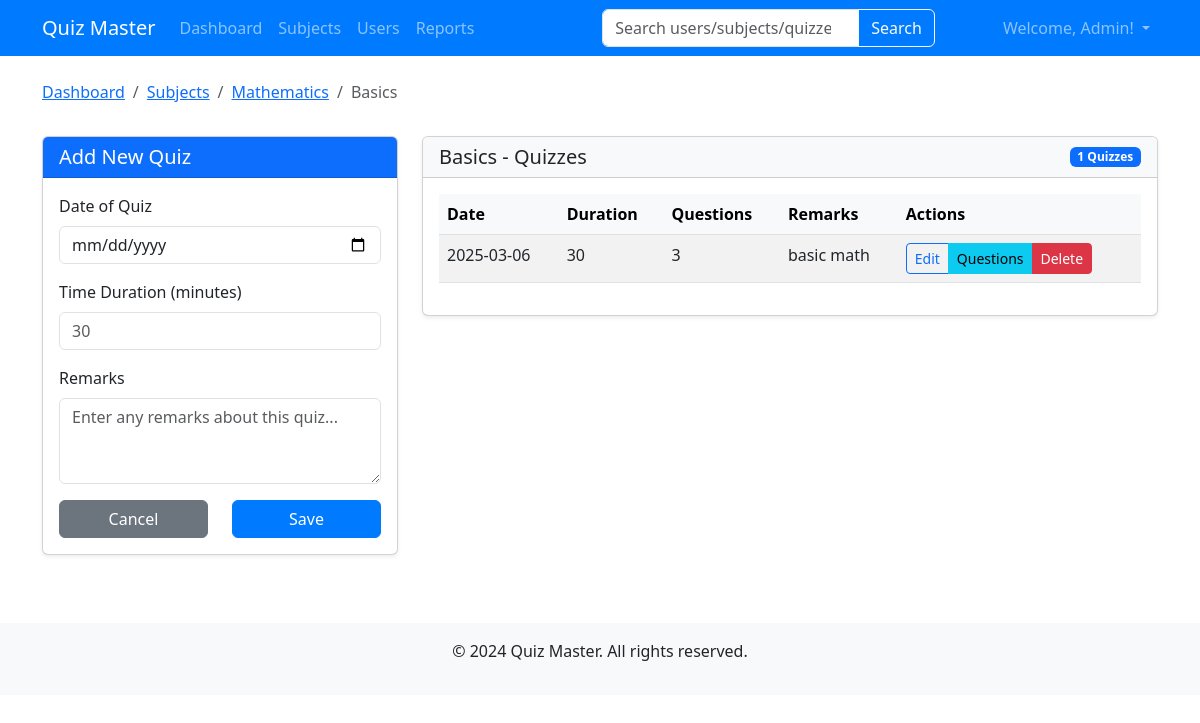
Page /admin/chapters/3/quizzes (signed in) on the committed database.
### models.py (models this page shows, shortened)
class User(db.Model,UserMixin):
    id = db.Column(db.Integer, primary_key=True)
    email = db.Column(db.String(120), unique=True, nullable=False)
    password = db.Column(db.String(200), nullable=False)
    full_name = db.Column(db.String(100), nullable=False)
    qualification = db.Column(db.String(100), nullable=True)
    dob = db.Column(db.String(20), nullable=True)
    is_admin = db.Column(db.Boolean, default=False)
    scores = db.relationship('Score', backref='user', lazy=True, cascade="all, delete-orphan")

class Subject(db.Model):
    id = db.Column(db.Integer, primary_key=True)
    name = db.Column(db.String(100), nullable=False)
    description = db.Column(db.Text, nullable=True)
    chapters = db.relationship('Chapter', backref='subject', lazy=True, cascade="all, delete-orphan")

class Chapter(db.Model):
    id = db.Column(db.Integer, primary_key=True)
    name = db.Column(db.String(100), nullable=False)
    description = db.Column(db.Text, nullable=True)
    subject_id = db.Column(db.Integer, db.ForeignKey('subject.id'), nullable=False)
    quizzes = db.relationship('Quiz', backref='chapter', lazy=True, cascade="all, delete-orphan")

class Quiz(db.Model):
    id = db.Column(db.Integer, primary_key=True)
    chapter_id = db.Column(db.Integer, db.ForeignKey('chapter.id'), nullable=False)
    date_of_quiz = db.Column(db.String(20), nullable=False)
    time_duration = db.Column(db.String(10), nullable=False)
    remarks = db.Column(db.Text, nullable=True)
    questions = db.relationship('Question', backref='quiz', lazy=True, cascade="all, delete-orphan")
    scores = db.relationship('Score', backref='quiz', lazy=True, cascade="all, delete-orphan")

### routes/admin.py (the view)
@admin.route('/chapters/<int:chapter_id>/quizzes')
@login_required
def quizzes(chapter_id):
    chapter = Chapter.query.get_or_404(chapter_id)
    quizzes = Quiz.query.filter_by(chapter_id=chapter_id).all()
    return render_template('admin/quizzes.html', chapter=chapter, quizzes=quizzes)

### app.py (called while the page is built)
@login_manager.user_loader
def load_user(user_id):
    return User.query.get(int(user_id))

### routes/admin.py (called while the page is built)
@admin.before_request
def check_admin():
    if not current_user.is_authenticated or not current_user.is_admin:
        flash('You must be an admin to access this page.')
        return redirect(url_for('auth.login'))

### templates/admin/quizzes.html (shortened to what this page needs)
{% extends 'base.html' %}
{% block content %}
<div class="row mb-3">
    <div class="col-12">
        <nav aria-label="breadcrumb">
            <ol class="breadcrumb">
                <li class="breadcrumb-item"><a href="{{ url_for('admin.dashboard') }}">Dashboard</a></li>
                <li class="breadcrumb-item"><a href="{{ url_for('admin.subjects') }}">Subjects</a></li>
                <li class="breadcrumb-item"><a href="{{ url_for('admin.chapters', subject_id=chapter.subject_id) }}">{{ chapter.subject.name }}</a></li>
                <li class="breadcrumb-item active" aria-current="page">{{ chapter.name }}</li>
            </ol>
        </nav>
    </div>
</div>
<div class="row">
    <div class="col-md-4">
        <div class="card shadow-sm">
            <div class="card-header bg-primary text-white">
                <h5 class="mb-0">Add New Quiz</h5>
            </div>
            <div class="card-body">
                <form method="POST" action="{{ url_for('admin.add_quiz', chapter_id=chapter.id) }}">
                    <div class="mb-3">
                        <label for="date" class="form-label">Date of Quiz</label>
                        <input type="date" class="form-control" id="date" name="date" required>
                    </div>
                    <div class="mb-3">
                        <label for="duration" class="form-label">Time Duration (minutes)</label>
                        <input type="text" class="form-control" id="duration" name="duration" placeholder="30" required>
                    </div>
                    <div class="mb-3">
                        <label for="remarks" class="form-label">Remarks</label>
                        <textarea class="form-control" id="remarks" name="remarks" rows="3" placeholder="Enter any remarks about this quiz..."></textarea>
                    </div>
                    <div class="row">
                        <div class="col-6">
                            <a href="{{ url_for('admin.chapters', subject_id=chapter.subject_id) }}" class="btn btn-secondary w-100">Cancel</a>
                        </div>
                        <div class="col-6">
                            <button type="submit" class="btn btn-primary w-100">Save</button>
                        </div>
                    </div>
                </form>
            </div>
        </div>
    </div>
    <div class="col-md-8">
        <div class="card shadow-sm">
            <div class="card-header bg-light d-flex justify-content-between align-items-center">
                <h5 class="mb-0">{{ chapter.name }} - Quizzes</h5>
                <span class="badge bg-primary">{{ quizzes|length }} Quizzes</span>
            </div>
            <div class="card-body">
                {% if quizzes %}
                <div class="table-responsive">
                    <table class="table table-striped table-hover">
                        <thead class="table-light">
                            <tr>
                                <th>Date</th>
                                <th>Duration</th>
                                <th>Questions</th>
                                <th>Remarks</th>
                                <th>Actions</th>
                            </tr>
                        </thead>
                        <tbody>
                            {% for quiz in quizzes %}
                            <tr>
                                <td>{{ quiz.date_of_quiz }}</td>
                                <td>{{ quiz.time_duration }}</td>
                                <td>{{ quiz.questions|length }}</td>
                                <td>{{ quiz.remarks|truncate(20) }}</td>
                                <td>
                                    <div class="btn-group" role="group">
                                        <a href="{{ url_for('admin.edit_quiz', id=quiz.id) }}" class="btn btn-sm btn-outline-primary">Edit</a>
                                        <a href="{{ url_for('admin.questions', quiz_id=quiz.id) }}" class="btn btn-sm btn-info">Questions</a>
                                        <a href="{{ url_for('admin.delete_quiz', id=quiz.id) }}" class="btn btn-sm btn-danger" onclick="return confirm('Are you sure you want to delete this quiz?')">Delete</a>
                                    </div>
                                </td>
                            </tr>
                            {% endfor %}
                        </tbody>
                    </table>
                </div>
                {% else %}
                <div class="alert alert-info">
                    <p class="mb-0">No quizzes available for this chapter yet. Use the form to add your first quiz.</p>
                </div>
                {% endif %}
            </div>
        </div>
    </div>
</div>
{% endblock %}

### templates/base.html (shortened to what this page needs)
<!DOCTYPE html>
<html lang="en">
<head>
    <link href="https://cdn.jsdelivr.net/npm/bootstrap@5.3.0-alpha1/dist/css/bootstrap.min.css" rel="stylesheet">
    <link rel="stylesheet" href="{{ url_for('static', filename='css/style.css') }}">
</head>
<body>
    <nav class="navbar navbar-expand-lg navbar-dark bg-primary">
        <div class="container">
            <a class="navbar-brand" href="/">Quiz Master</a>
            <div class="collapse navbar-collapse" id="navbarNav">
                <ul class="navbar-nav me-auto">
                    {% if current_user.is_authenticated %}
                        {% if current_user.is_admin %}
                            <li class="nav-item">
                                <a class="nav-link" href="{{ url_for('admin.dashboard') }}">Dashboard</a>
                            </li>
                            <li class="nav-item">
                                <a class="nav-link" href="{{ url_for('admin.subjects') }}">Subjects</a>
                            </li>
                            <li class="nav-item">
                                <a class="nav-link" href="{{ url_for('admin.users') }}">Users</a>
                            </li>
                            <li class="nav-item">
                                <a class="nav-link" href="{{ url_for('admin.reports') }}">Reports</a>
                            </li>
                        {% endif %}
                    {% endif %}
                </ul>
                {% if current_user.is_authenticated %}
                <form class="d-flex mx-auto" method="GET" action="{% if current_user.is_admin %}{{ url_for('admin.search') }}{% else %}{{ url_for('user.search') }}{% endif %}">
                    <div class="input-group">
                        <input class="form-control" type="search" name="query" placeholder="{% if current_user.is_admin %}Search users/subjects/quizzes{% else %}Search subjects/quizzes{% endif %}" aria-label="Search">
                        <button class="btn btn-outline-light" type="submit">Search</button>
                    </div>
                </form>
                {% endif %}
                <ul class="navbar-nav">
                    {% if current_user.is_authenticated %}
                        <li class="nav-item dropdown">
                            <a class="nav-link dropdown-toggle" href="#" id="navbarDropdown" role="button" data-bs-toggle="dropdown" aria-expanded="false">
                                Welcome, {{ current_user.full_name }}!
                            </a>
                        </li>
                    {% endif %}
                </ul>
            </div>
        </div>
    </nav>
    <div class="container mt-4">
        {% block content %}{% endblock %}
    </div>
    <footer class="mt-5 py-3 bg-light text-center">
        <div class="container">
            <p>&copy; 2024 Quiz Master. All rights reserved.</p>
        </div>
    </footer>
</body>
</html>

### static/css/style.css (style rules this page uses)
.navbar { background-color: #007bff !important; }
.form-label { font-weight: 500; }
.card { box-shadow: 0 4px 6px rgba(0,0,0,0.1); margin-bottom: 20px; }
.card-header { font-weight: 500; }
footer { margin-top: 30px; padding: 20px 0; background-color: #f8f9fa; }
.table th { font-weight: 600; background-color: #f8f9fa; }
.btn-primary { background-color: #007bff; border-color: #007bff; }

### rows in the picture
User: full_name "Admin"
Subject: subject.name "Mathematics"
Chapter: name "Basics"
Quiz: date_of_quiz "2025-03-06", time_duration "30", questions|length "3", remarks "basic math"

### other values in the picture
{{ quizzes|length }} "1"
